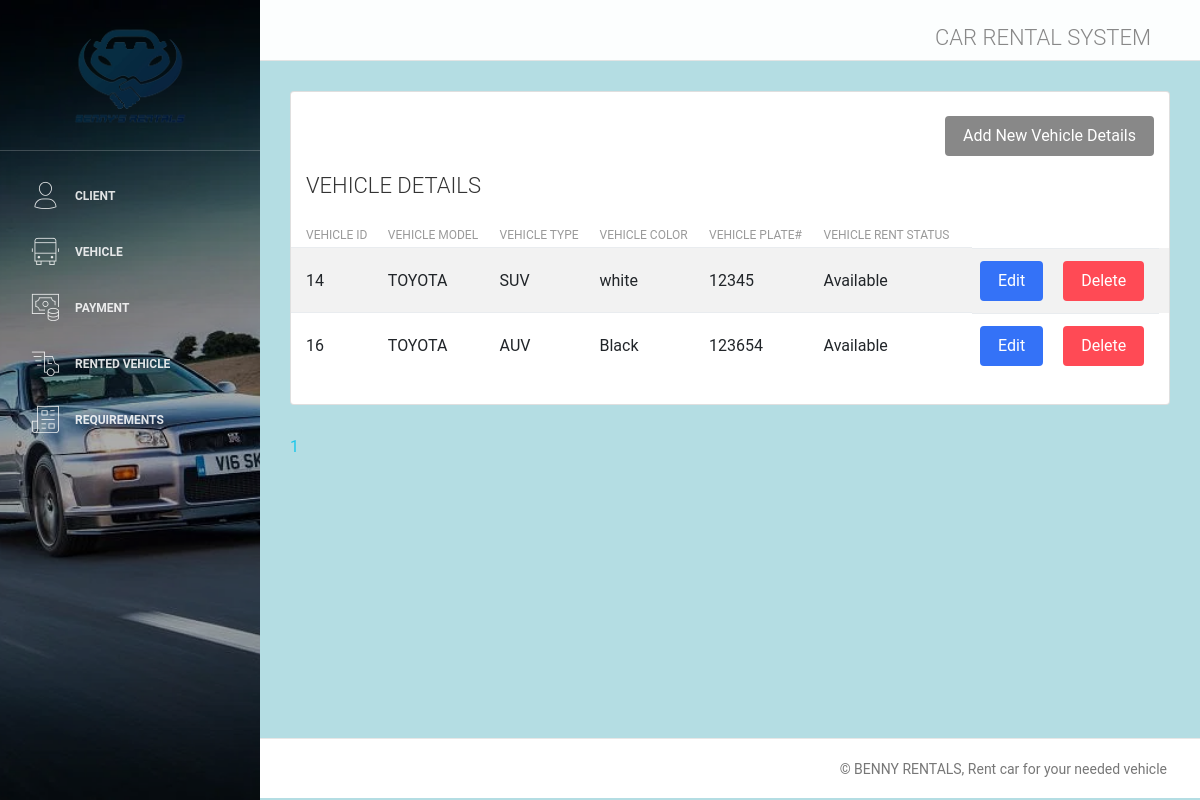
Screenshot of /vehicle.php with the database file from the repository.
### tables this page shows
CREATE TABLE `vehicle` (
  `vehicle_id` int(255) NOT NULL,
  `vehicle_model` varchar(255) NOT NULL,
  `vehicle_type` varchar(255) NOT NULL,
  `color` varchar(255) NOT NULL,
  `plate` varchar(255) NOT NULL,
  `vehicle_status` varchar(255) NOT NULL
);

### vehicle.php (the view, shortened to what this page needs)
<html lang="en">
<head>
    <link rel="stylesheet" href="https://maxcdn.bootstrapcdn.com/font-awesome/latest/css/font-awesome.min.css" />
    <link href="assets/css/bootstrap.min.css" rel="stylesheet" />
    <link href="assets/css/light-bootstrap-dashboard.css?v=2.0.0 " rel="stylesheet" />
    <link href="assets/css/demo.css" rel="stylesheet" />
</head>
<body>
<?php
        require('config/db.php');
        $results= 10;
        $query = "SELECT * FROM vehicle";
        $result = mysqli_query($conn, $query);
        $number_of_result = mysqli_num_rows($result);
        $number_of_page = ceil($number_of_result / $results);
        if(!isset($_GET['page'])){
            $page = 1;
        }else{
            $page = $_GET['page'];
        }
        $page_first_ = ($page-1) * $results;
        $query = "SELECT vehicle.vehicle_id, vehicle.vehicle_model, vehicle.vehicle_type, vehicle.color, vehicle.plate, vehicle.vehicle_status FROM vehicle
                  WHERE vehicle.vehicle_id = vehicle.vehicle_id ORDER BY vehicle.vehicle_id ASC LIMIT $page_first_, $results";
        $result = mysqli_query($conn, $query);
        $vehicles = mysqli_fetch_all($result, MYSQLI_ASSOC);
    ?>
<div class="wrapper">
        <div class="sidebar" data-image="assets/img/car.png">
        <div class="sidebar-wrapper">
        <?php include('include/sidebar.php'); ?>
        <div class="main-panel">
        <?php include('include/navbar.php'); ?>
        <div class="content">
        <div class="container-fluid">
                <div class = "row">
                <div class="col-md-12">
                <div class="card strpied-tabled-with-hover">
                <br/>
                <div class="col-md-12">
                <a href="vehicle_add.php">
                    <button type="submit" class="btn btn-dark  btn-fill pull-right">Add New Vehicle Details</button>
                        </a>
                        </div>
                        <div class="card-header ">
                        <h4 class="card-title">VEHICLE DETAILS</h4>
                        </div>
                        <div class="card-body table-full-width table-responsive">
                        <table class="table table-hover table-striped">
                        <thead>
                            <th>Vehicle ID</th>
                            <th>Vehicle Model</th>
                            <th>Vehicle Type</th>
                            <th>Vehicle Color</th>
                            <th>Vehicle Plate#</th>
                            <th>Vehicle Rent Status</th>
                        </thead>
                            <tbody>
                        <?php foreach($vehicles as $vehicle) : ?>
                            <tr>
                            <td><?php echo $vehicle['vehicle_id']; ?></td>
                            <td><?php echo $vehicle['vehicle_model']; ?></td>
                            <td><?php echo $vehicle['vehicle_type']; ?></td>
                            <td><?php echo $vehicle['color']; ?></td>
                            <td><?php echo $vehicle['plate']; ?></td>
                            <td><?php echo $vehicle['vehicle_status']; ?></td>
                            <td>
                            <a href="vehicle_edit.php?id=<?php echo $vehicle['vehicle_id']; ?>" style="padding-right: 20px;">
                            <button type="submit" class ="btn btn-primary btn-fill pull-right ">Edit</button>
                            </a>
                            <a href="vehicle_delete.php?vehicle_id=<?php echo $vehicle['vehicle_id']; ?>">
                            <button type="submit" class ="btn btn-danger btn-fill pull-right">Delete</button>
                            </a>
                        </td>
                            </tr>
                        <?php endforeach ?>
                            </tbody>
                            </table>
                            </div>
                        </div>
                    </div>
                    </div>
                    <?php
                        for($page=1; $page <= $number_of_page; $page++){
                        echo '<a href = "client.php?page='. $page .'" style="margin-right: 3px">' . $page . '</a>';
                        }
                    ?>
             </div>
             </div>
             <footer class="footer">
                <div class="container-fluid">
                <nav>
                      <p class="copyright text-center">
                            © BENNY RENTALS,
                          Rent car for your needed vehicle
                        </p>
                    </nav>
                </div>
            </footer>
        </div>
</body>
</html>

### rows the page displays
vehicle: vehicle_id "14", vehicle_model "TOYOTA", vehicle_type "SUV", color "white", plate "12345", vehicle_status "Available"
vehicle: vehicle_id "16", vehicle_model "TOYOTA", vehicle_type "AUV", color "Black", plate "123654", vehicle_status "Available"
